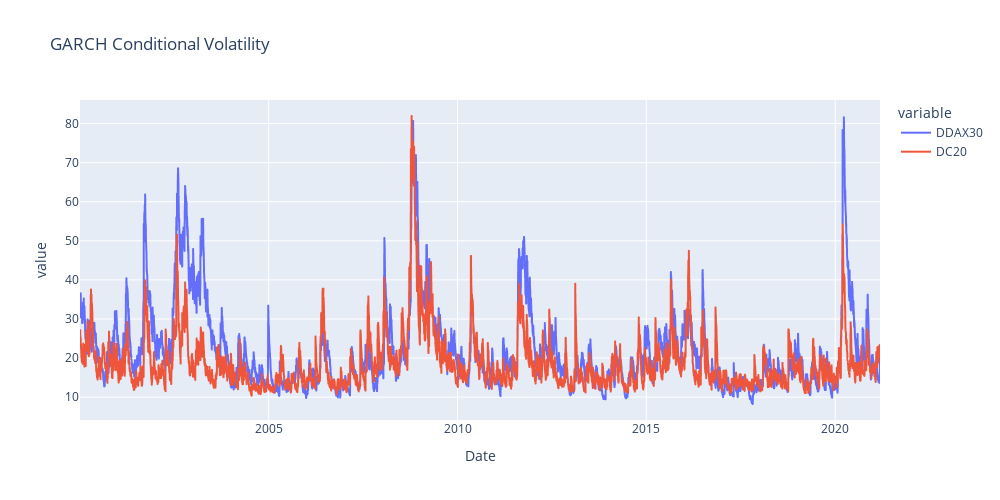

Here is the notebook cell this chart was saved with:
### Code cell
px.line(garch_vol_df, title='GARCH Conditional Volatility', width=1000, height=500).show()

### Figure 1 — Plotly figure (JSON) as saved in the notebook; plotly's stock layout.template omitted (floating-point values rounded to 4 significant figures; data arrays with more than 128 entries replaced by an {"elided": "..."} marker saying what was removed)
{"data": [{"hovertemplate": "variable=DDAX30<br>Date=%{x}<br>value=%{y}<extra></extra>", "legendgroup": "DDAX30", "line": {"color": "#636efa", "dash": "solid"}, "marker": {"symbol": "circle"}, "mode": "lines", "name": "DDAX30", "showlegend": true, "type": "scattergl", "x": {"elided": "5427 str values"}, "xaxis": "x", "y": {"elided": "5427 float values"}, "yaxis": "y"}, {"hovertemplate": "variable=DC20<br>Date=%{x}<br>value=%{y}<extra></extra>", "legendgroup": "DC20", "line": {"color": "#EF553B", "dash": "solid"}, "marker": {"symbol": "circle"}, "mode": "lines", "name": "DC20", "showlegend": true, "type": "scattergl", "x": {"elided": "5427 str values"}, "xaxis": "x", "y": {"elided": "5427 float values"}, "yaxis": "y"}], "layout": {"height": 500, "legend": {"title": {"text": "variable"}, "tracegroupgap": 0}, "title": {"text": "GARCH Conditional Volatility"}, "width": 1000, "xaxis": {"anchor": "y", "autorange": true, "domain": [0, 1], "range": ["2000-01-04", "2021-03-09"], "title": {"text": "Date"}, "type": "date"}, "yaxis": {"anchor": "x", "autorange": true, "domain": [0, 1], "range": [4.149, 86.03], "title": {"text": "value"}, "type": "linear"}}}
